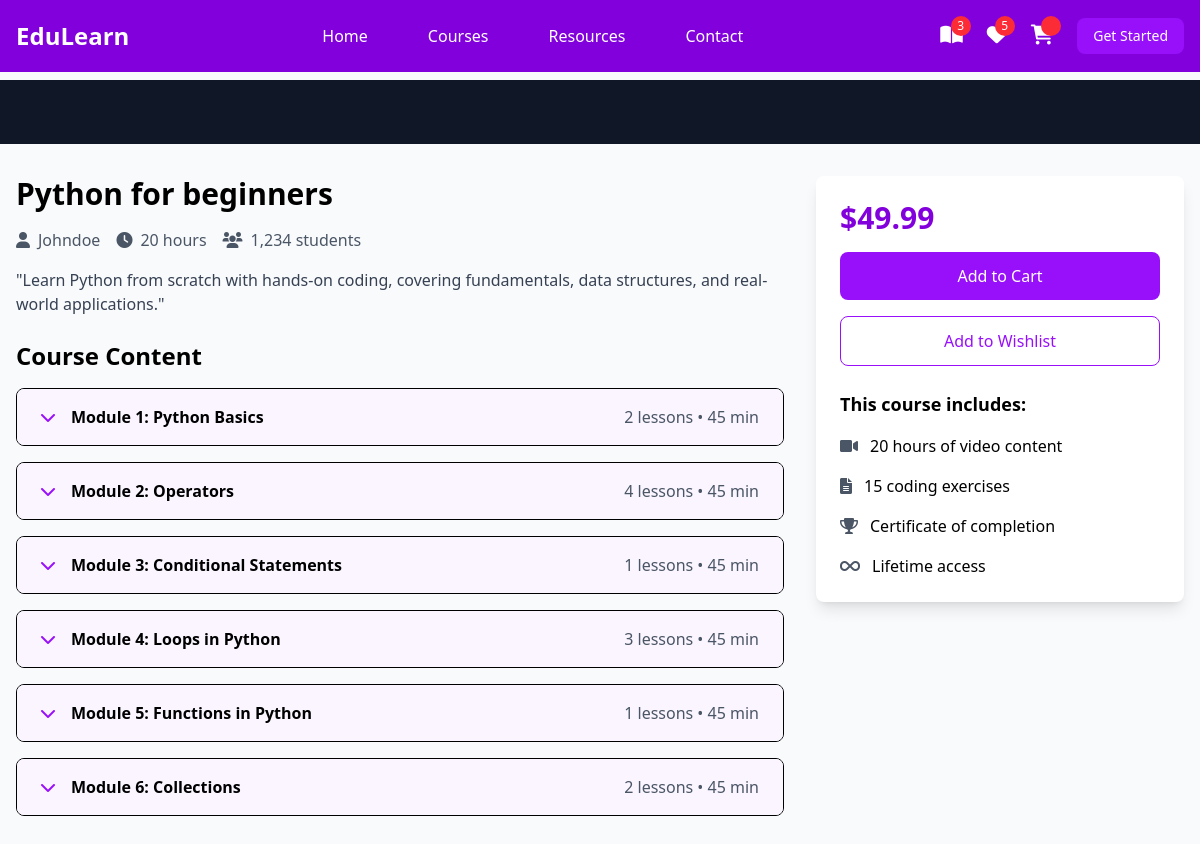
/student/coursedetail/1/, run on the app's committed database.
### instructor/models.py (models this page shows, shortened)
class Course(models.Model):
    title=models.CharField(max_length=200)
    description=models.TextField()
    price=models.DecimalField(decimal_places=2,max_digits=5)
    owner=models.ForeignKey(User,on_delete=models.SET_NULL,related_name="courses",null=True)
    is_free=models.BooleanField(default=False)
    picture=models.ImageField(upload_to="courseimages",null=True,blank=True,default="courseimages/default.png")
    thumbnail=EmbedVideoField()
    category_objects=models.ManyToManyField(Category)
    created_at=models.DateTimeField(auto_now_add=True)
    updated_at=models.DateTimeField(auto_now=True)

class User(AbstractUser):
    ROLE_OPTIONS={
        ("student","student"),
        ("instructor","instructor")
    }
    role=models.CharField(max_length=20,choices=ROLE_OPTIONS,default="student")

class Module(models.Model):
    title=models.CharField(max_length=200)
    course_object=models.ForeignKey(Course,on_delete=models.CASCADE,related_name="modules")
    order=models.PositiveIntegerField()
    class Meta:
        ordering=["order"]

### student/views.py (the view)
# urls.py: path("coursedetail/<int:pk>/",views.CourseDetailView.as_view(),name='course-detail'),
class CourseDetailView(View):
    def get(self,request,*args,**kwargs):
        id=kwargs.get("pk")
        course_instance=Course.objects.get(id=id)
        return render(request,"course_detail.html",{"course":course_instance})

### student/templates/course_detail.html (shortened to what this page needs)
{%extends 'base.html'%}
{%load embed_video_tags%}
{%block main_block%}
    <div class="pt-20">
        <div class="bg-gray-900 w-full">
            <div class="max-w-screen-xl mx-auto px-4 py-8">
            </div>
        </div>
        <div class="max-w-screen-xl mx-auto px-4 py-8 grid grid-cols-1 lg:grid-cols-3 gap-8">
            <div class="lg:col-span-2">
                <h1 class="text-3xl font-bold mb-4">{{course.title}}</h1>
                <div class="flex items-center mb-4 text-gray-600">
                    <span class="mr-4"><i class="fas fa-user mr-2"></i>{{course.owner}}</span>
                    <span class="mr-4"><i class="fas fa-clock mr-2"></i>20 hours</span>
                    <span><i class="fas fa-users mr-2"></i>1,234 students</span>
                </div>
                <p class="text-gray-700 mb-6">{{course.description}}</p>
                <div class="space-y-4">
                    <h2 class="text-2xl font-bold mb-4">Course Content</h2>
                    {%for module in course.modules.all%}
                    <div class="border rounded-lg overflow-hidden">
                        <button class="w-full px-6 py-4 bg-purple-50 hover:bg-purple-100 flex items-center justify-between" onclick="toggleModule('module{{forloop.counter}}')">
                            <div class="flex items-center">
                                <i class="fas fa-chevron-down mr-4 text-purple-600"></i>
                                <span class="font-semibold">Module {{forloop.counter}}: {{module.title}}</span>
                            </div>
                            <span class="text-gray-600">{{module.lessons.all.count}} lessons • 45 min</span>
                        </button>
                    </div>
                    {%endfor%}
                </div>
            </div>
            <div class="lg:col-span-1">
                <div class="bg-white p-6 rounded-lg shadow-lg sticky top-24">
                    <div class="text-3xl font-bold mb-4 text-purple-700">$49.99</div>
                    <a href="{%url 'add-to-cart' course.id%}">
                        <button class="w-full bg-purple-600 text-white py-3 rounded-lg mb-4 hover:bg-purple-700 transition duration-300">
                            Add to Cart
                        </button>
                    </a>
                    <button class="w-full border border-purple-600 text-purple-600 py-3 rounded-lg mb-6 hover:bg-purple-50 transition duration-300">
                        Add to Wishlist
                    </button>
                    <div class="space-y-4">
                        <h3 class="font-bold text-lg">This course includes:</h3>
                        <div class="flex items-center">
                            <i class="fas fa-video mr-3 text-gray-600"></i>
                            <span>20 hours of video content</span>
                        </div>
                        <div class="flex items-center">
                            <i class="fas fa-file-alt mr-3 text-gray-600"></i>
                            <span>15 coding exercises</span>
                        </div>
                        <div class="flex items-center">
                            <i class="fas fa-trophy mr-3 text-gray-600"></i>
                            <span>Certificate of completion</span>
                        </div>
                        <div class="flex items-center">
                            <i class="fas fa-infinity mr-3 text-gray-600"></i>
                            <span>Lifetime access</span>
                        </div>
                    </div>
                </div>
            </div>
        </div>
    </div>
{%endblock%}

### data on the page
Course: title "Python for beginners", owner "Johndoe", description "\"Learn Python from scratch with hands-on coding, covering fundamentals, data structures, and real-world applications.\""
Module: title "Python Basics", lessons.all.count "2"
Module: title "Operators", lessons.all.count "4"
Module: title "Conditional Statements", lessons.all.count "1"
Module: title "Loops in Python", lessons.all.count "3"
Module: title "Functions in Python", lessons.all.count "1"
Module: title "Collections", lessons.all.count "2"
